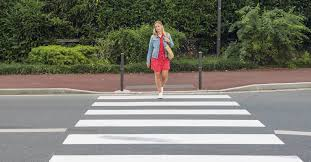
#> input picture util/images.jpg, 311 x 162 px
$ python person_detection.py
#> lines starting #> are read from the running program, lines starting #| are printed output that depends on the picture
#> in person_detection, image is the input picture: shape (162, 311, 3); mean B, G, R 111.7, 122.6, 123
import cv2
from numpy import ndarray


def count_people(original_img: ndarray, grayscale_img: ndarray, debug_mode: bool = False) -> int:
    hog = cv2.HOGDescriptor()
    hog.setSVMDetector(cv2.HOGDescriptor_getDefaultPeopleDetector())

    rects, weights = hog.detectMultiScale(grayscale_img, winStride=(2, 2), padding=(10, 10), scale=1.02)

    certain_counter = 0

    for i, (x, y, w, h) in enumerate(rects):
        if weights[i] > 0.7:
            certain_counter += 1
            if debug_mode: cv2.rectangle(original_img, (x, y), (x + w, y + h), (0, 255, 0), 2)
        else:
            continue

    if debug_mode:
        cv2.imshow('HOG detection', original_img)
        cv2.waitKey(0)

    return certain_counter


def resize_image(image: ndarray) -> ndarray:
    if image.shape[1] < 400:  # if image width < 400
        (height, width) = image.shape[:2]
#> height = 162; width = 311
        ratio = width / float(height)  # find the width to height ratio
#> ratio = 1.92
        return cv2.resize(image, (400, int(height * ratio)))  # resize the image according to the width to height ratio
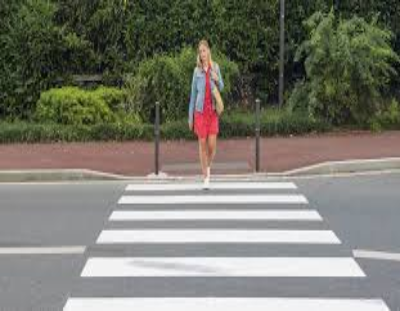
#> returned value: shape (311, 400, 3); mean of channels 0, 1, 2 111.5, 122.5, 122.8; drawn as B, G, R
    else:
        return image


def person_detection(path: str, debug_mode: bool = False):
    image = cv2.imread(path)
    image = resize_image(image)
    img_gray = cv2.cvtColor(image, cv2.COLOR_BGR2GRAY)
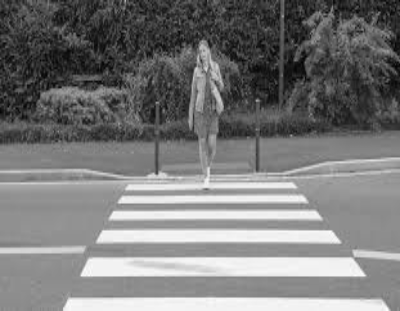
#> img_gray: shape (311, 400); min 2, max 254, mean 121.4
    return count_people(original_img=image, grayscale_img=img_gray, debug_mode=debug_mode)
#> in count_people, `rects, weights = hog.detectMultiScale(grayscale_img, winStride=(2, 2),..`: rects = [[169, 45, 75, 150]]; weights = [0.798]
#> the loop in count_people, `for i, (x, y, w, h) in enumerate(rects):` made 1 pass
#> (x, y, w, h, certain_counter) on pass 1: (169, 45, 75, 150, 1)
#> after the loop in count_people, `for i, (x, y, w, h) in enumerate(rects):`: certain_counter = 1


if __name__ == "__main__":
    people = person_detection("images.jpg", debug_mode=True)
#> people = 1
    print("found people: ", people)
#| found people:  1
